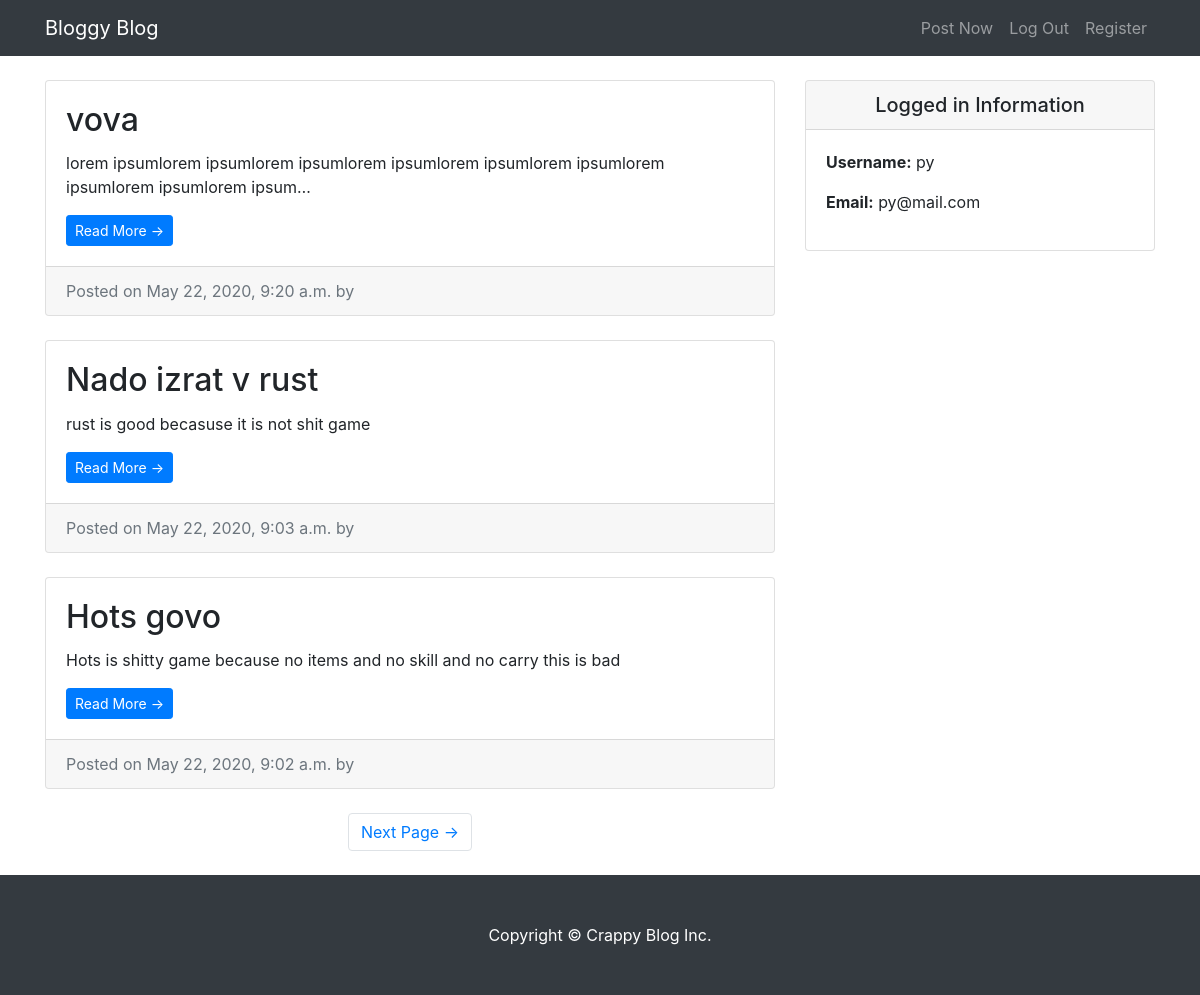
The app's page / (signed in) with its own data.
### entries/models.py (models this page shows, shortened)
class Entry(models.Model):
    entry_title = models.CharField(max_length=50)
    entry_text = models.TextField()
    entry_date = models.DateTimeField(auto_now_add=True)
    entry_auther = models.ForeignKey(User,on_delete=models.CASCADE,null = True)
    class Meta:
        verbose_name_plural = "entries"

### entries/views.py (the view)
# urls.py: path('', HomeView.as_view(), name = 'blog-home'),
class HomeView(LoginRequiredMixin,ListView):
    model = Entry
    template_name = 'entries/index.html'
    context_object_name = "blog_entries"
    ordering = ['-entry_date']
    paginate_by = 3

### entries/templates/entries/index.html (shortened to what this page needs)
{% extends "entries/base.html" %}
 {% block content %}
      <div class="col-md-8">
      {% for entry in blog_entries %}
        <div class="card mb-4 mt-4">
          <div class="card-body">
            <h2 class="card-title">{{ entry.entry_title}}</h2>
            <p class="card-text">{{entry.entry_text|truncatechars:100}}</p>
            <a href="{% url 'entry-detail' entry.pk %}" class="btn btn-primary btn-sm">Read More &rarr;</a>
          </div>
          <div class="card-footer text-muted">
            Posted on {{ entry.entry_date}} by
          </div>
        </div>
        {% endfor %}
        {% if is_paginated %}
        <ul class="pagination justify-content-center mb-4">
          {% if page_obj.has_next %}
          <li class="page-item">
            <a class="page-link" href="?page={{ page_obj.next_page_number}}">Next Page &rarr;</a>
          </li>
          {% endif %}
        </ul>
        {% endif %}
      </div>
      {% endblock%}

### entries/templates/entries/base.html (shortened to what this page needs)
{% load static %}
<!DOCTYPE html>
<html lang="en">
<head>
  <link href="{% static 'entries/vendor/bootstrap/css/bootstrap.min.css' %}" rel="stylesheet">
  <link href="{% static 'entries/css/blog-home.css' %}" rel="stylesheet">
</head>
<body>
  <nav class="navbar navbar-expand-lg navbar-dark bg-dark fixed-top">
    <div class="container">
      <a class="navbar-brand" href="/"> Bloggy Blog</a>
      <div class="collapse navbar-collapse" id="navbarResponsive">
        <ul class="navbar-nav ml-auto">
          <li class="nav-item">
            <a class="nav-link" href="/create_entry">Post Now</a>
          </li>
          <li class="nav-item">
            <a class="nav-link" href="{% url 'logout' %}">Log Out</a>
          </li>
          <li class="nav-item">
            <a class="nav-link" href="/users/register">Register</a>
          </li>
        </ul>
      </div>
    </div>
  </nav>
  <div class="container">
    <div class="row">
    {% block content %} {% endblock%}
    <div class="col-md-4">
      <div class="card my-4">
          <h5 class="card-header text-center">Logged in Information</h5>
          <div class="card-body">
            <ul class="list-unstyled mb-0">
                <li>
                    <p> <strong>Username:</strong> {{user.username}} </p>
                </li>
                <li>
                    <p> <strong>Email:</strong> {{user.email}}</p>
                </li>
            </ul>
          </div>
        </div>
      </div>
    </div>
  </div>
  <footer class="py-5 bg-dark">
    <div class="container">
      <p class="m-0 text-center text-white">Copyright &copy; Crappy Blog Inc.</p>
    </div>
  </footer>
</body>
</html>

### entries/static/entries/css/blog-home.css (style rules this page uses)
body { padding-top: 56px; }

### records on screen
Entry: entry_title "vova", entry_text "lorem ipsumlorem ipsumlorem ipsumlorem ipsumlorem ipsumlorem ipsumlorem ipsumlorem ipsumlorem ipsum…", entry_date "May 22, 2020, 9:20 a.m."
Entry: entry_title "Nado izrat v rust", entry_text "rust is good becasuse it is not shit game", entry_date "May 22, 2020, 9:03 a.m."
Entry: entry_title "Hots govo", entry_text "Hots is shitty game because no items and no skill and no carry this is bad", entry_date "May 22, 2020, 9:02 a.m."

### other values on screen
{{ user.username }} "py"
{{ user.email }} "py@mail.com"
